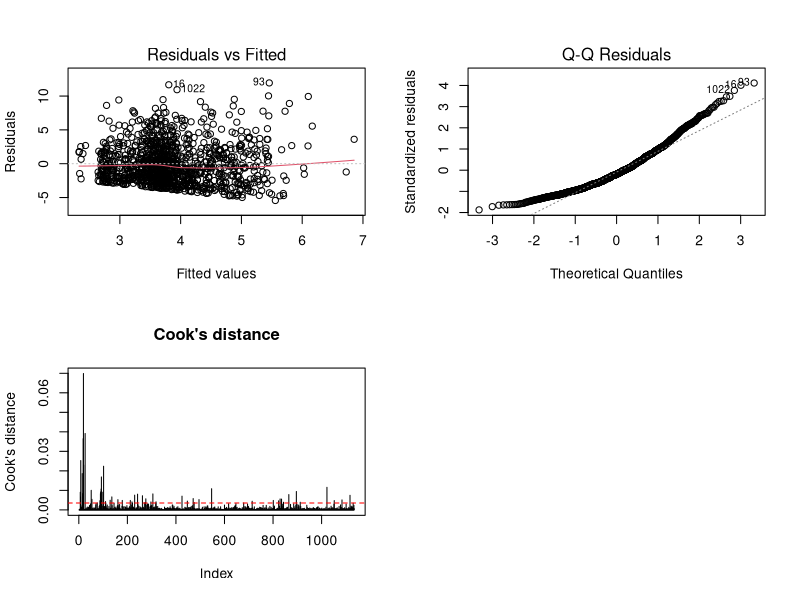

Recreate this plot in R. (Note: this script raises an error after producing the figure.)
## ---- chunk 1
knitr::opts_chunk$set(echo = TRUE, warning = FALSE, message = FALSE)
library(tidyverse)
library(car)
set.seed(67)
## ---- chunk 2
polls <- read.csv("Data/Clean/combined_data.csv") %>%
  filter(sample_size > 0) %>% # drops the 2 polls whose invalid sample_size (-1) was set to NA
  mutate(abs_err = abs((dem - rep) - act_margin), # how far off the poll was
         correct = if_else(dem == rep, NA_integer_, # did the poll pick the right winner?
                           as.integer(sign(dem - rep) == sign(act_margin))),
         n1000   = sample_size / 1000,
         pop2    = factor(if_else(sample_subpopulation == "Likely Voters", "Likely", "RV_Adults")),
         partisanship = factor(partisanship))
## ---- chunk 3
prep <- function(yr) {
  polls %>% filter(year == yr) %>%
    mutate(mode3 = fct_lump_min(factor(mode), min = 30, other_level = "Other"),
           mode3 = relevel(mode3, ref = "Live Phone")) %>%
    droplevels()
}
d12 <- prep(2012)
d16 <- prep(2016)
table(d12$mode3); table(d16$mode3)
## ---- chunk 4
full12 <- lm(abs_err ~ mode3 + pop2 + partisanship + n1000 + days_to_election, data = d12)
null12 <- lm(abs_err ~ 1, data = d12)
full12_int <- lm(abs_err ~ (mode3 + pop2 + partisanship + n1000 + days_to_election)^2, data = d12)

summary(full12) # Overall fit, coefficient estimates and individual tests
## ---- chunk 5
Anova(full12, type = 2) # Tests the contribution of each predictor
vif(full12) # Checks whether predictors are strongly correlated
## ---- chunk 6
anova(null12, full12)
## ---- chunk 7
step12_int <- step12 <- step(null12, scope = list(lower = ~ 1, upper = formula(full12_int)), direction = "both", trace = 0)
summary(step12_int)
anova(full12, step12_int)
## ---- chunk 8
step12 <- step(null12, scope = list(lower = ~ 1, upper = formula(full12)), direction = "both", trace = 0)

formula(step12)
AIC(null12, full12, step12)
BIC(null12, full12, step12)
## ---- chunk 9

## ---- chunk 10
par(mfrow = c(2, 2))
plot(full12, which = 1) # residuals vs fitted
plot(full12, which = 2) # normal Q-Q
plot(cooks.distance(full12), type = "h", ylab = "Cook's distance", main = "Cook's distance")
abline(h = 4 / nrow(d12), col = "red", lty = 2)
par(mfrow = c(1, 1))

sum(abs(rstudent(full12)) > 3) # polls with |studentised residual| > 3
sum(cooks.distance(full12) > 4 / nrow(d12)) # polls above the 4/n guideline
max(cooks.distance(full12)) # worry if > 05 or 1
## ---- chunk 11
# Box-Cox for 2012

# Box-Cox on the full model 
pt12 <- powerTransform(full12)
summary(pt12)            # estimate, Wald CI, Test if lambda = 0 or 1
MASS::boxcox(full12, lambda = seq(-0.5, 1.5, by = 0.05))   # Log likelihood

# Close to 0.5, fit 0.5 for simpler interpretability
full12_t <- update(full12, sqrt(abs_err) ~ .) 
summary(full12_t)
plot(full12_t, which = 1)   # residuals vs fitted
plot(full12_t, which = 2)   # normal Q-Q
plot(full12_t, which = 3)   # scale-location (checks constant variance)
plot(full12_t, which = 4)   # Cook's distance
## ---- chunk 12
full16 <- lm(abs_err ~ mode3 + pop2 + partisanship + n1000 + days_to_election, data = d16)
null16 <- lm(abs_err ~ 1, data = d16)

summary(full16)
Anova(full16, type = 2)
vif(full16)
anova(null16, full16)

# TEST SOME INTERACTION TERMS
# anova(full16, lm(abs_err ~ INTERACTION STUFF, data = d16))
## ---- chunk 13
step16 <- step(null16, scope = list(lower = ~ 1, upper = formula(full16)), direction = "both", trace = 0)
formula(step16)
AIC(null16, full16, step16)
BIC(null16, full16, step16)
## ---- chunk 14
par(mfrow = c(2, 2))
plot(full16, which = 1)
plot(full16, which = 2)
plot(cooks.distance(full16), type = "h", ylab = "Cook's distance", main = "Cook's distance")
abline(h = 4 / nrow(d16), col = "red", lty = 2)
par(mfrow = c(1, 1))

sum(abs(rstudent(full16)) > 3)
sum(cooks.distance(full16) > 4 / nrow(d16))
max(cooks.distance(full16))

## ---- chunk 15
# Box-Cox 2016

# Box-Cox on the full model 
pt16 <- powerTransform(full16)
summary(pt16)            # estimate, Wald CI, Test if lambda = 0 or 1
MASS::boxcox(full16, lambda = seq(-0.5, 1.5, by = 0.05))   # Log likelihood

# Close to 0.5, fit 0.5 for simpler interpretability
full16_t <- update(full16, sqrt(abs_err) ~ .) 
summary(full16_t)
plot(full16_t, which = 1)   # residuals vs fitted
plot(full16_t, which = 2)   # normal Q-Q
plot(full16_t, which = 3)   # scale-location (checks constant variance)
plot(full16_t, which = 4)   # Cook's distance

## ---- chunk 16
# TRAIN TEST SPLIT?
## ---- chunk 17
l12 <- d12 %>% filter(!is.na(correct), mode3 != "Other") %>% droplevels()
l16 <- d16 %>% filter(!is.na(correct), mode3 != "Other") %>% droplevels()
mean(l12$correct); mean(l16$correct) # proportion of polls that picked the right winner
## ---- chunk 18
g12 <- glm(correct ~ mode3 + pop2 + partisanship + n1000 + days_to_election, family = binomial, data = l12)
summary(g12)
Anova(g12, type = 2) # likelihood ratio test for each factor
exp(cbind(OR = coef(g12), confint.default(g12))) # odds ratios with 95% CI
anova(glm(correct ~ 1, family = binomial, data = l12), g12, test = "Chisq") # overall model test
## ---- chunk 19

## ---- chunk 20
g16 <- glm(correct ~ mode3 + pop2 + partisanship + n1000 + days_to_election, family = binomial, data = l16)
summary(g16)
Anova(g16, type = 2)
exp(cbind(OR = coef(g16), confint.default(g16)))
anova(glm(correct ~ 1, family = binomial, data = l16), g16, test = "Chisq")
